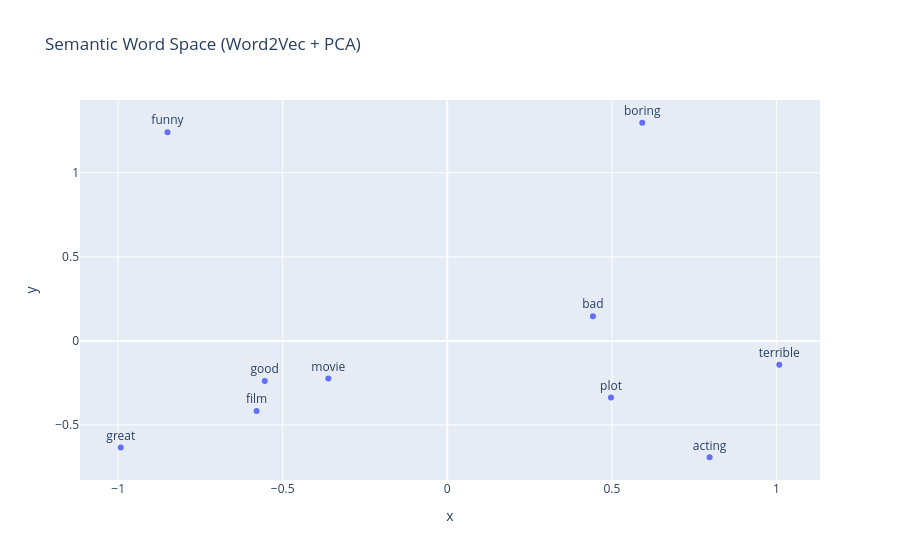

Notebook cell for this chart:
### Code cell
# Pick key sentiment words
words = ["good", "bad", "great", "terrible", "boring", "funny", "movie", "film", "plot", "acting"]
word_vecs = np.array([w2v.wv[w] for w in words if w in w2v.wv])
pca = PCA(n_components=2)
coords = pca.fit_transform(word_vecs)

fig = px.scatter(
    x=coords[:,0], y=coords[:,1], text=words,
    title="Semantic Word Space (Word2Vec + PCA)"
)
fig.update_traces(textposition="top center")
fig.show()

### Figure 1 — Plotly figure (JSON) as saved in the notebook; plotly's stock layout.template omitted (floating-point values rounded to 4 significant figures)
{"data": [{"hovertemplate": "x=%{x}<br>y=%{y}<br>text=%{text}<extra></extra>", "legendgroup": "", "marker": {"color": "#636efa", "symbol": "circle"}, "mode": "markers+text", "name": "", "orientation": "v", "showlegend": false, "text": ["good", "bad", "great", "terrible", "boring", "funny", "movie", "film", "plot", "acting"], "textposition": "top center", "type": "scatter", "x": [-0.5545, 0.4424, -0.992, 1.009, 0.5923, -0.8501, -0.3613, -0.5795, 0.4973, 0.7969], "xaxis": "x", "y": [-0.2386, 0.1472, -0.6342, -0.1426, 1.298, 1.241, -0.2241, -0.4177, -0.3369, -0.6923], "yaxis": "y"}], "layout": {"legend": {"tracegroupgap": 0}, "title": {"text": "Semantic Word Space (Word2Vec + PCA)"}, "xaxis": {"anchor": "y", "domain": [0, 1], "title": {"text": "x"}}, "yaxis": {"anchor": "x", "domain": [0, 1], "title": {"text": "y"}}}}
